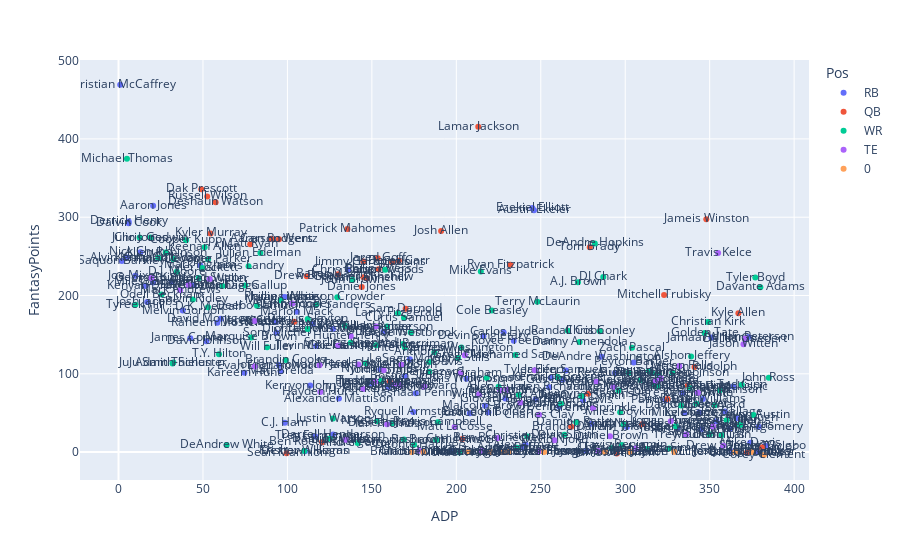

Write notebook code for a chart like this one.
### Code cell
px.scatter(data, x="ADP", y="FantasyPoints", color="Pos", text="Player").show()

### Figure 1 — Plotly figure (JSON) as saved in the notebook; plotly's stock layout.template omitted (floating-point values rounded to 4 significant figures; data arrays with more than 128 entries replaced by an {"elided": "..."} marker saying what was removed)
{"data": [{"hovertemplate": "Pos=RB<br>ADP=%{x}<br>FantasyPoints=%{y}<br>Player=%{text}<extra></extra>", "legendgroup": "RB", "marker": {"color": "#636efa", "symbol": "circle"}, "mode": "markers+text", "name": "RB", "orientation": "v", "showlegend": true, "text": {"elided": "153 str values"}, "type": "scatter", "x": {"elided": "153 float values"}, "xaxis": "x", "y": {"elided": "153 float values"}, "yaxis": "y"}, {"hovertemplate": "Pos=QB<br>ADP=%{x}<br>FantasyPoints=%{y}<br>Player=%{text}<extra></extra>", "legendgroup": "QB", "marker": {"color": "#EF553B", "symbol": "circle"}, "mode": "markers+text", "name": "QB", "orientation": "v", "showlegend": true, "text": ["Lamar Jackson", "Dak Prescott", "Russell Wilson", "Deshaun Watson", "Jameis Winston", "Josh Allen", "Patrick Mahomes", "Kyler Murray", "Aaron Rodgers", "Carson Wentz", "Matt Ryan", "Tom Brady", "Jared Goff", "Jimmy Garoppolo", "Derek Carr", "Kirk Cousins", "Ryan Fitzpatrick", "Philip Rivers", "Baker Mayfield", "Gardner Minshew", "Drew Brees", "Ryan Tannehill", "Jacoby Brissett", "Daniel Jones", "Andy Dalton", "Mitchell Trubisky", "Sam Darnold", "Kyle Allen", "Matthew Stafford", "Mason Rudolph", "Case Keenum", "Teddy Bridgewater", "Joe Flacco", "Marcus Mariota", "Taysom Hill", "Dwayne Haskins", "Drew Lock", "Jeff Driskel", "David Blough", "Eli Manning", "Devlin Hodges", "Matt Moore", "Nick Foles", "Brandon Allen", "Matt Schaub", "Chase Daniel", "Ryan Finley", "Brian Hoyer", "Josh Rosen", "A.J. McCarron", "Cam Newton", "Robert Griffin", "Ben Roethlisberger", "Luke Falk", "Matt Barkley", "Brett Hundley", "Tyrod Taylor", "Mike Glennon", "Colt McCoy", "Will Grier", "Ryan Griffin", "Josh McCown", "Tim Boyle", "Garrett Gilbert", "Trace McSorley", "Nick Mullens", "Trevor Siemian", "Alex Tanney", "Blake Bortles", "Sean Mannion", "Jarrett Stidham"], "type": "scatter", "x": [213, 49, 52.5, 57.5, 348, 191, 135.5, 54.5, 90.5, 95, 78, 279, 153.5, 145, 166, 162, 232, 154, 130, 145, 111.5, 147, null, 144, null, 323, 170, 367, 104, 341, null, 160.5, null, 337, null, 278, 325, null, null, null, null, null, 310, 268, null, null, null, null, null, null, 203.5, null, 120.5, null, null, null, 381, null, null, null, null, null, null, null, null, null, null, null, 372, 99.5, 295], "xaxis": "x", "y": [415.7, 335.8, 326.6, 319.0, 297.4, 282.6, 285.0, 279.3, 272.4, 271.9, 265.3, 261.7, 247.5, 243.3, 244.4, 242.4, 239.5, 233.5, 227.2, 223.2, 224.8, 222.2, 215.7, 211.0, 199.7, 200.8, 183.2, 177.5, 166.6, 108.8, 103.5, 90.46, 82.88, 85.02, 102.2, 74.7, 68, 58.1, 55.36, 54.38, 51.32, 42.26, 35.74, 32.5, 30.9, 26, 24.66, 21.08, 17.98, 16.9, 16.68, 16, 12.74, 8.64, 5.96, 6.06, 6.02, 4.24, 4.28, 1.32, 0.62, 0.76, -0.1, -0.3, 0.1, -0.3, 0.12, 0.04, -0.78, -1.46, -1.64], "yaxis": "y"}, {"hovertemplate": "Pos=WR<br>ADP=%{x}<br>FantasyPoints=%{y}<br>Player=%{text}<extra></extra>", "legendgroup": "WR", "marker": {"color": "#00cc96", "symbol": "circle"}, "mode": "markers+text", "name": "WR", "orientation": "v", "showlegend": true, "text": {"elided": "217 str values"}, "type": "scatter", "x": {"elided": "217 float values"}, "xaxis": "x", "y": {"elided": "217 float values"}, "yaxis": "y"}, {"hovertemplate": "Pos=TE<br>ADP=%{x}<br>FantasyPoints=%{y}<br>Player=%{text}<extra></extra>", "legendgroup": "TE", "marker": {"color": "#ab63fa", "symbol": "circle"}, "mode": "markers+text", "name": "TE", "orientation": "v", "showlegend": true, "text": ["Travis Kelce", "Mark Andrews", "George Kittle", "Darren Waller", "Zach Ertz", "Jared Cook", "Austin Hooper", "Hunter Henry", "Tyler Higbee", "Dallas Goedert", "Mike Gesicki", "Jason Witten", "Darren Fells", "Kyle Rudolph", "Greg Olsen", "Noah Fant", "Jonnu Smith", "Jack Doyle", "Evan Engram", "Tyler Eifert", "Ryan Griffin", "Jimmy Graham", "Eric Ebron", "Cameron Brate", "Blake Jarwin", "Jordan Akins", "Gerald Everett", "Jacob Hollister", "Dawson Knox", "Will Dissly", "O.J. Howard", "T.J. Hockenson", "Hayden Hurst", "Foster Moreau", "Vance McDonald", "Ricky Seals-Jones", "Kaden Smith", "Nick Boyle", "Irv Smith Jr.", "Josh Hill", "C.J. Uzomah", "Demetrius Harris", "Delanie Walker", "Charles Clay", "Jeremy Sprinkle", "James O'Shaughnessy", "Anthony Firkser", "Maxx Williams", "Dan Arnold", "Rhett Ellison", "Logan Thomas", "Marcedes Lewis", "Ross Dwelley", "Jaeden Graham", "Derek Carrier", "Ian Thomas", "Matt LaCosse", "Vernon Davis", "Jeff Heuerman", "Ryan Izzo", "Nick O'Leary", "Nick Vannett", "Ben Watson", "Hale Hentges", "Robert Tonyan", "Joshua Perkins", "MyCole Pruitt", "Seth Devalve", "Virgil Green", "Jesse James", "Daniel Brown", "Jesper Horsted", "Tyler Kroft", "Ben Braunecker", "Stephen Carlson", "Tommy Sweeney", "Troy Fumagalli", "David Njoku", "Mo Alie-Cox", "J.P. Holtz", "Lee Smith", "Trey Burton", "Luke Willson", "Blake Bell", "Adam Shaheen", "Durham Smythe", "Geoff Swaim", "Tyler Conklin", "Clive Walford", "Lance Kendricks", "Luke Stocker", "Trevon Wesco", "Deon Yelder", "Pharaoh Brown", "Tanner Hudson", "Johnny Mundt", "Drew Sample", "Ross Travis", "Josh Oliver", "Eric Saubert", "Antony Auclair", "Sean Culkin", "Chris Herndon", "Charles Jones", "Ben Koyack", "Chris Manhertz", "Isaac Nauta", "Dalton Schultz", "Scott Simonson", "Tyrone Swoopes", "Jordan Thomas", "Levine Toilolo", "Darrell Daniels", "Zach Gentry", "Xavier Grimble", "Eric Tomlinson"], "type": "scatter", "x": [355, 36.5, 19.5, 54, 41.5, 80.5, 103, 137.5, 152.5, 371, 130, 370, 332, 167.5, 205, 119, 157, 142, 80.5, 246.5, null, 202.5, 163, 318, 166.5, 152, 283, 321, 230, 213.5, 181, 145, 119.5, null, 293, null, 343, null, 226, null, 238, null, null, 249, 281, null, null, null, 352, null, 327, null, null, null, null, 159, 199, null, null, null, null, null, null, null, null, null, null, null, null, null, 291, null, null, 224.5, null, null, null, 258, null, null, null, 336, 134.5, null, null, null, null, null, null, null, null, null, null, null, 306, null, 358, null, null, null, null, null, 178, 215, null, null, null, null, null, 284, null, null, null, null, null, 249], "xaxis": "x", "y": [254.3, 207.2, 222.5, 221, 213.6, 167.5, 189.7, 148.2, 160.4, 144.7, 136, 137.9, 110.1, 111.7, 123.7, 111, 104.7, 111.8, 109.4, 104.6, 96, 100.7, 86.5, 91.1, 85.5, 89.8, 89.8, 93.9, 79.7, 73.9, 83.9, 80.7, 76.9, 68.4, 83.5, 58.9, 75.8, 75.1, 79.1, 65.6, 63.2, 47.9, 54.5, 47.7, 56.1, 41.3, 40.4, 41.2, 32.7, 40.7, 39.3, 36.6, 36.1, 29.9, 32.5, 35.6, 32.1, 28.3, 31.4, 23.4, 29.9, 33.6, 34.3, 24.3, 26, 23.7, 21, 26, 22.8, 30.2, 20.2, 20.7, 19.1, 17.9, 16.1, 19.4, 15.8, 15.1, 17.3, 16.1, 13.1, 22.4, 15.9, 14.7, 14.4, 13.5, 19.5, 13.8, 10.1, 8, 13.3, 6.9, 8, 4.7, 4.6, 6.6, 8, 7.1, 4.5, 4.1, 2.1, 2.2, 1.7, 1.5, 1.9, 2.1, 3.3, 1.6, 3.1, 1.5, 1.8, 3, 1.4, 1.4, 1.3, 1.1], "yaxis": "y"}, {"hovertemplate": "Pos=0<br>ADP=%{x}<br>FantasyPoints=%{y}<br>Player=%{text}<extra></extra>", "legendgroup": "0", "marker": {"color": "#FFA15A", "symbol": "circle"}, "mode": "markers+text", "name": "0", "orientation": "v", "showlegend": true, "text": ["Michael Burton", "Jerell Adams", "Stephen Anderson", "Evan Baylis", "Kendall Blanton", "Deante Burton", "Trenton Cannon", "Garrett Celek", "Jordan Chunn", "Chandler Cox", "River Cracraft", "Jerome Cunningham", "Davion Davis", "Garrett Dickerson", "Gehrig Dieter", "Brandon Dillon", "Josh Doctson", "Quinton Dunbar", "Alex Ellis", "David Fales", "David Fluellen", "D.J. Foster", "Travis Fulgham", "Cullen Gillaspia", "C.J. Goodwin", "Jalen Guyton", "Justin Hardee", "Clark Harris", "Lil'Jordan Humphrey", "Trenton Irwin", "Gary Jennings", "Tom Kennedy", "Darvin Kidsy", "Keith Kirkwood", "Matt Lengel", "Josh Malone", "Jeremy McNichols", "Carson Meier", "Jaydon Mickens", "Jojo Natson", "Jamize Olawale", "Matthew Orzech", "Craig Reynolds", "Richard Rodgers", "Cooper Rush", "Spencer Schnell", "Mason Schreck", "Matthew Slater", "Rod Smith", "Nate Solder", "Jace Sternberger", "Taywan Taylor", "Robert Turbin", "Jason Vander Laan", "Austin Walter", "Jester Weah", "Nsimba Webster", "Chad Williams", "Trayveon Williams", "Juwann Winfree", "Greg Dortch", "Ray-Ray McCloud", "Corey Clement"], "type": "scatter", "x": [null, null, null, null, null, 220, null, null, null, null, null, null, null, null, null, 173.5, null, 375, null, 231, null, null, null, null, null, null, 303, null, 365, null, null, null, null, null, 207, null, null, null, 329, null, null, null, null, null, null, null, null, 180.5, null, null, 252, 227.5, null, 288, null, null, null, null, null, null, null, null, 382], "xaxis": "x", "y": [0, 0, 0, 0, 0, 0, 0, 0, 0, 0, 0, 0, 0, 0, 0, 0, 0, 0, 0, 0, 0, 0, 0, 0, 0, 0, 0, 0, 0, 0, 0, 0, 0, 0, 0, 0, 0, 0, 0, 0, 0, 0, 0, 0, 0, 0, 0, 0, 0, 0, 0, 0, 0, 0, 0, 0, 0, 0, 0, 0, -2, -2, -4], "yaxis": "y"}], "layout": {"legend": {"title": {"text": "Pos"}, "tracegroupgap": 0}, "margin": {"t": 60}, "xaxis": {"anchor": "y", "domain": [0, 1], "title": {"text": "ADP"}}, "yaxis": {"anchor": "x", "domain": [0, 1], "title": {"text": "FantasyPoints"}}}}
